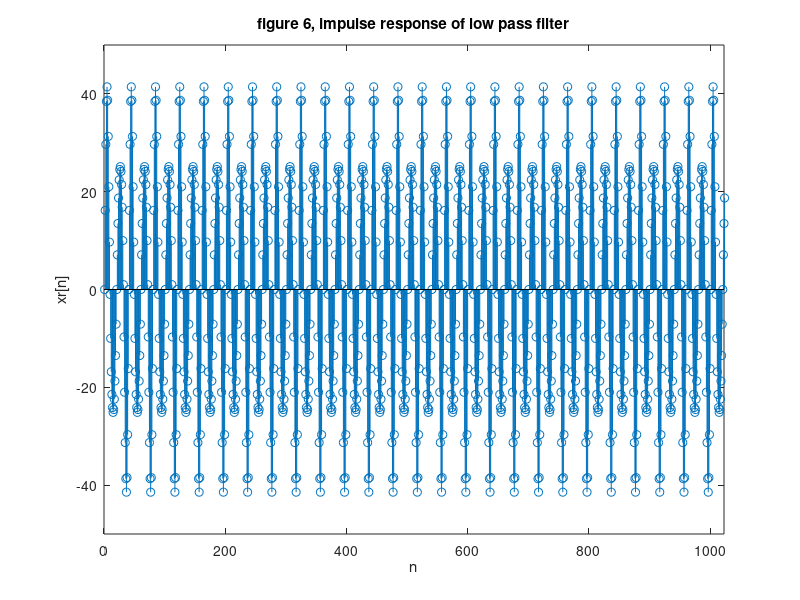
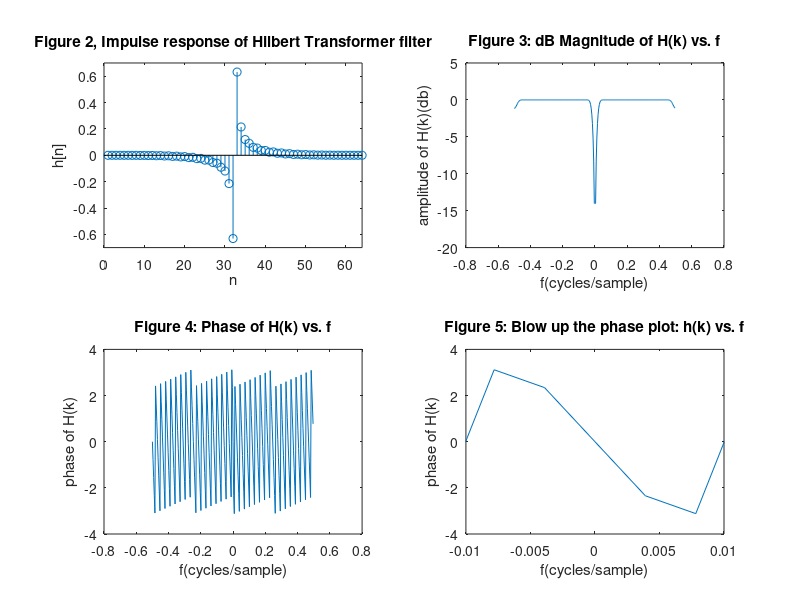
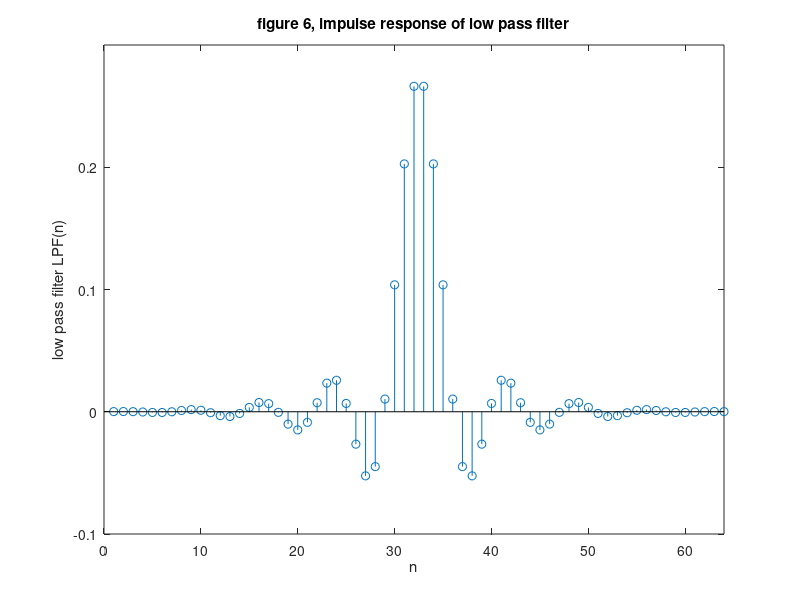
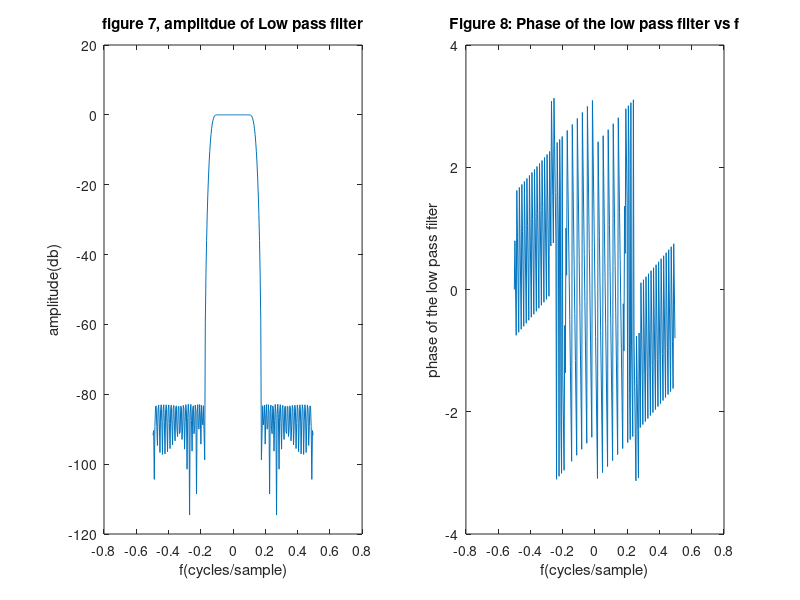

MATLAB code for these plots, in order:
close all;
clear;
%% A. Implement the block diagram shown below (Figure 12.11a in [1]) and 
% demonstrate the successful generation of both upper and lower single 
%sideband signals.
f1 = 0.05;
f2 = 0.075;
f3 = 0.1;   
fc = 0.25;  % carrier frequency

r1 = f1 * 2 * pi;
r2 = f2 * 2 * pi;
r3 = f3 * 2 * pi;

n = 0 : 1023;
% R = 20Log10(A1/A2)
A1 = 10 * sqrt(10) ;    % power seperate by 10db 
A2 = 10;
A3 = sqrt(10);

x_r = A1 * sin(r1 * n) + A2 * sin(r2 * n) + A3 * sin(r3 * n);
tosave = figure;
stem(x_r);

axis([0,1023, -50, 50]);
title('figure 6, impulse response of low pass filter');
xlabel('n');
ylabel('xr[n]');
saveas(tosave, 'Figure1.jpg');
%% 64-point FIR Hilbert transformer
N = 64;
h = firpm(N-1,[0.1 0.9],[1 1],'hilbert');
tosave = figure;
subplot(2,2,1);
stem(h);
title('Figure 2, Impulse response of Hilbert Transformer filter')
ylabel('h[n]');
xlabel('n');
axis([0, 64, -0.7 0.7]);

NFFT = 256;
hk=fftshift(fft(h,NFFT));
k = 0:NFFT-1;
f=1/length(hk)*k - 0.5;
db = 20*log10(abs(hk));

subplot(2,2,2);
plot(f,db);                  %find the amplitude of H(k)
title('Figure 3: dB Magnitude of H(k) vs. f');
ylabel('amplitude of H(k)(db)');
xlabel('f(cycles/sample)');
               
subplot(2,2,3);
plot(f, angle(hk));                         %find the phase of H(k)
title('Figure 4: Phase of H(k) vs. f');
ylabel('phase of H(k)');
xlabel('f(cycles/sample)');

subplot(2,2,4);
plot(f, angle(hk));
axis([-0.01 0.01 -4 4]);
title('Figure 5: Blow up the phase plot: h(k) vs. f');
ylabel('phase of H(k)');
xlabel('f(cycles/sample)');
saveas(tosave, 'Figure2_3_4_5.jpg');
%% Part C
freq_band = [0, 0.2, 0.35, 1];
LPF = firpm(N-1, freq_band, [1 ,1, 0, 0]);
tosave = figure;
stem(LPF);
axis([0 64 -0.1 0.3])
title('figure 6, impulse response of low pass filter');
xlabel('n')
ylabel('low pass filter LPF(n)')
saveas(tosave, 'figure6.jpg');

%convert to frequency domain
lpf_freq = fftshift(fft(LPF, NFFT));
p = 0 : NFFT - 1;
freq = (1/length(lpf_freq) * p) - 0.5;
tosave = figure;
subplot(1,2,1);
plot(freq, 20 * log10(abs(lpf_freq)));
title('figure 7, amplitdue of Low pass filter');
xlabel('f(cycles/sample)');
ylabel('amplitude(db)');

subplot(1,2,2);
plot(freq, angle(lpf_freq));          
title('Figure 8: Phase of the low pass filter vs f');
ylabel('phase of the low pass filter');
xlabel('f(cycles/sample)');
saveas(tosave, 'Figure7_8.jpg');

%% lower path
x_in_origin = filter(h,1,x_r);
window = window('hamming', NFFT);
x_in = x_in_origin(NFFT+1 : 2 * NFFT).* window'; 
% tosave = figure;
% stem(x_in);
% ylabel('xi[n]')
% xlabel('n')
% axis([0, 256, -60, 60]);
% title('Figure 9, Plot of xi[n]')
% saveas(tosave, 'Figure9.jpg');

% Generating sin wc n
wc = fc * 2 * pi; %convert frequncy to radians per sample
sinwc = sin(wc * n);

% lower part signal
lower_original = x_in_origin.*sinwc;   %Multiply xi[n] with sin(wc*n);
lower  = lower_original(NFFT+1 : 2 * NFFT) .* window'; %use window for extracted signal
    
% upperpath signal flow:
% xr'[n] multiply with cos(wc*n)
xr_n_origin = filter(LPF,1,x_r);              %compute the xr'[n] signal
xr_n = xr_n_origin(NFFT+1:2*NFFT) .* window'; % extract the signal        
coswc = cos(wc*n);          

upper_original = xr_n_origin.* coswc;                %Multiply xr'[n] with cos(wc*n);
upper = upper_original(NFFT+1:2*NFFT).*window';     %extract the lower part

%Calculate the usb[n] and lsb[n]
usb_original = upper_original-lower_original;     %usb computation
usb = usb_original(NFFT+1:2*NFFT).*window';

lsb_original = upper_original+lower_original;     %usb computation
lsb = lsb_original(NFFT+1:2*NFFT).*window';

%x[n] and s[n]
x_origin = xr_n_origin+ 1i*x_in_origin;
x = x_origin(NFFT+1:2*NFFT).*window';

s_origin = x_origin.*exp(1i*wc*n);
s = s_origin(NFFT+1:2*NFFT).*window';

%% Part D: Start plotting
% x_r_[n]
x_r = x_r(NFFT+1:2*NFFT);
x_r = x_r.*window';
tosave = figure;
plot(f,20*log10(abs(fftshift(fft(x_r,NFFT)))));                    %find the amplitude of XR(k)
title('Figure 10: dB Magnitude of FFT xr(n) vs. f');
ylabel('amplitude of XR[k]');
xlabel('cycles/sample');
saveas(tosave, 'Figure10.jpg');

% xr[n],
XR_P = fftshift(fft(xr_n,NFFT));
tosave = figure;
plot(f,20*log10(abs(XR_P)));              %find the amplitude of XR_PRIME(k)
title('Figure 11: dB Magnitude of FFT xr_p_r_i_m_e(n) vs. f');
ylabel('amplitude of XR_Prime(k)');
xlabel('cycles/sample');
saveas(tosave, 'Figure11.jpg');

%xi[n]
k=0: NFFT - 1;
f=1/NFFT*k-0.5;
tosave = figure;
plot(f,20*log10(abs(fftshift(fft(x_in,NFFT)))));                    %find the amplitude of XR(k)
title('Figure 12: dB Magnitude of FFT xi[n] vs. f');
ylabel('amplitude of XI[k]');
xlabel('cycles/sample');
saveas(tosave, 'Figure12.jpg');

%xr'(n) * cos(2*pi*fcn)
tosave = figure;
upper_FFT = fftshift(fft(upper,NFFT));
subplot(2,2,1);
plot(f,20*log10(abs(upper_FFT)));         
title('Figure 13: dB Magnitude of FFT xr_p_r_i_m_e[n]*cos(wc*n) vs. f');
ylabel('Amplitude of FFT xr_p_r_i_m_e(n)*cos(wc*n)');
xlabel('f(cycles/sample)');

% xi(n) * sin (2 * pi * fc * n)
lower_FFT = fftshift(fft(lower,NFFT));
subplot(2,2,2);
plot(f,20*log10(abs(lower_FFT)));          
title('Figure 14: dB Magnitude of FFT xi(n)*sin(wc*n)) vs. f');
ylabel('amplitude of FFT xi(n)*sin(wc*n))');
xlabel('f(cycles/sample)');

%sr(n) usb
USB = fftshift(fft(usb,NFFT));
subplot(2,2,3);
plot(f,20*log10(abs(USB)));                    %find the amplitude of USB(k)
title('Figure 15: dB Magnitude of USB(k) vs. f');
ylabel('Amplitude of USB(k)');
xlabel('f(cycles/sample)');

% sr(n) lsb                    
LSB = fftshift(fft(lsb,NFFT));
subplot(2,2,4);
plot(f,20*log10(abs(LSB)));                    %find the amplitude of LSB(k)
title('Figure 16: dB Magnitude of LSB(k) vs. f');
ylabel('Amplitude of LSB(k)');
xlabel('f(cycles/sample)');
saveas(tosave, 'Figure13_14_15_16_plot.jpg');

% fft xn                      
fft_x = fftshift(fft(x,NFFT));
tosave = figure;
subplot(1,2,1);
plot(f,20*log10(abs(fft_x)));                   
title('Figure 17: dB Magnitude of X(k) vs. f');
ylabel('Amplitude of X(k)');
xlabel('f(cycles/sample)');

% fft sn                      
fft_s = fftshift(fft(s,NFFT));
subplot(1,2,2);
plot(f,20*log10(abs(fft_s)));                   
title('Figure 18: dB Magnitude of S(k) vs. f');
ylabel('Amplitude of S(k)');
xlabel('f(cycles/sample)');
saveas(tosave, 'figure17_18.jpg');